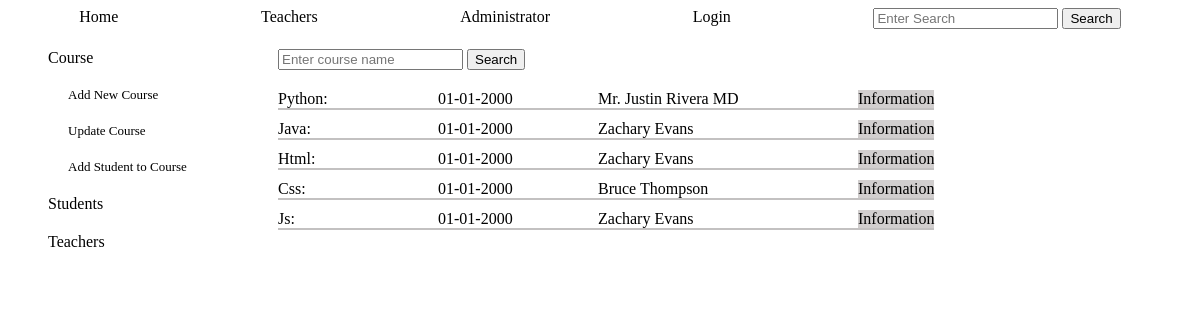
The app's page /admin_courses with its own data.
### tables this page shows
CREATE TABLE courses (
        id INTEGER PRIMARY KEY,
        name TEXT NOT NULL,
        description TEXT,
        teacher_id TEXT NOT NULL,
        start TEXT,
        day TEXT,
        time TEXT, 
        FOREIGN KEY (teacher_id) REFERENCES teachers (id)
        );

CREATE TABLE teachers (
        id INTEGER PRIMARY KEY,
        name TEXT NOT NULL,
        email TEXT NOT NULL UNIQUE,
        phone TEXT
        );

### app.py (the view, shortened to what this page needs)
@app.route('/admin_courses',methods=['GET', 'POST'])
def admin_courses():
    form=['create']
    return render_template('admin_courses.html',course_dict='', form=form, courses_teachers=courses_teachers())

### crud.py (called while the page is built)
def read_all(table):
    return query(f"SELECT * FROM {table}")

### functions.py (called while the page is built)
def create_courses_objects(courses: list):
    courses_objects=[classes.Course(course[0], course[1], course[2], course[3], course[4], course[5], course[6] ) for course in courses]
    for c in courses_objects:
        c.start=f'{c.start[8:]}-{c.start[5:7]}-{c.start[0:4]}'
    return courses_objects

def create_teachers_objects(teachers: list):
    teachers_objects=[classes.Teacher(teacher[0], teacher[1], teacher[2], teacher[3]) for teacher in teachers]
    return teachers_objects

def courses_teachers():
    courses_teachers=[]
    for course in create_courses_objects(crud.read_all('courses')):
        for teacher in create_teachers_objects(crud.read_all('teachers')):
            if course.teacher_id==str(teacher.tid):
                course_teacher=classes.Course(course.tid, course.name, course.description, teacher.name, course.start, course.day, course.time)
                courses_teachers.append(course_teacher)
    return courses_teachers

### setup_db.py (called while the page is built)
def query(sql):
    with sqlite3.connect('students.db') as conn:
        cur=conn.cursor()
        cur.execute(sql)
        return cur.fetchall()

### templates/admin_courses.html (shortened to what this page needs)
{% include "admin_nav_courses.html" %}
    <div class="admin_courses_main">
        <div class="course_search">
            {% for f in form %}
            <form action="" method="POST">
                <input type="text" name="search" placeholder="Enter course name">
                <input type="submit" value="Search">
            </form>
            {% endfor %}
        </div>
        <div class="courses_list">
            {% for course in courses_teachers %}
            <div class="course_info">
                <div class="course_name"> {{course.name}}:</div>
                <div class="course_start">{{course.start}}</div>
                <div class="course_teacher">{{course.teacher_id}}</div>
                <a href="/course_info/{{course.tid}}">Information</a>
            </div>
            {% endfor %}
        </div>
    </div>
</div>

### static/style.css (style rules this page uses)
.admin_courses_main { grid-column: 2; display: flex; flex-direction: column; gap:20px; }
.courses_list { display: flex; flex-direction: column; gap:10px; }
.course_info { display: flex; gap: 10px; justify-content: left; border-bottom: solid; border-width: 2px; border-color: rgb(195, 193, 193); }
.course_info>a { text-decoration: none; color: black; background-color: rgb(209, 206, 206); }
.course_name { width: 150px; }
.course_start { width:150px ; }
.course_teacher { width: 250px; }

### records on screen
courses: name "Python"
teachers: teacher_id "Mr. Justin Rivera MD"
courses: name "Java"
teachers: teacher_id "Zachary Evans" "Zachary Evans" "Zachary Evans"
courses: name "Html"
courses: name "Css"
teachers: teacher_id "Bruce Thompson"
courses: name "Js"

### other values on screen
{{ course.start }} "01-01-2000" "01-01-2000" "01-01-2000" "01-01-2000" "01-01-2000"
